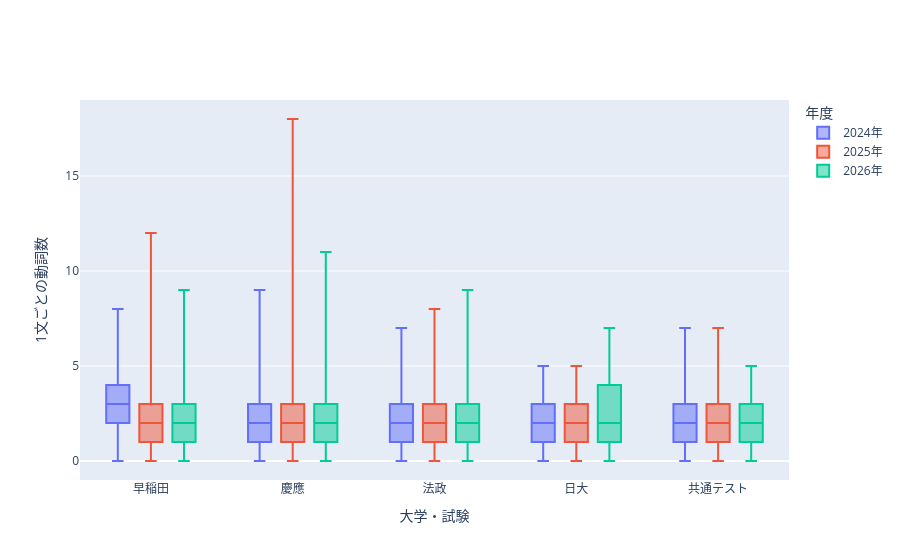

Write notebook code for a chart like this one.
### Code cell
import plotly.graph_objects as go

# Compute the minimum, quartiles, and maximum for each university and year.
label_name = {"housei": "法政", "keio": "慶應", "kyotu": "共通テスト",
              "nitidai": "日大", "waseda": "早稲田"}
box_stats = (
    df_kakomon.groupby(["univ_name", "year"])["verb_count"]
    .agg(
        minimum="min",
        q1=lambda values: values.quantile(0.25),
        median="median",
        q3=lambda values: values.quantile(0.75),
        maximum="max",
    )
    .reset_index()
)

fig = go.Figure()
for year in sorted(box_stats["year"].unique()):
    stats = box_stats[box_stats["year"] == year]
    fig.add_trace(go.Box(
        name=f"{year}年",
        x=stats["univ_name"].map(label_name),
        q1=stats["q1"],
        median=stats["median"],
        q3=stats["q3"],
        lowerfence=stats["minimum"],
        upperfence=stats["maximum"],
        boxpoints=False,
    ))

fig.update_layout(boxmode="group", xaxis_title="大学・試験", yaxis_title="1文ごとの動詞数", legend_title_text="年度")
fig.update_xaxes(
    categoryorder="array",
    categoryarray=["早稲田", "慶應", "法政", "日大", "共通テスト"],
)
fig.show()

### Figure 1 — Plotly figure (JSON) as saved in the notebook; plotly's stock layout.template omitted (floating-point values rounded to 4 significant figures)
{"data": [{"boxpoints": false, "lowerfence": [0, 0, 0, 0, 0], "median": [2.0, 2.0, 2.0, 2.0, 3.0], "name": "2024年", "q1": [1.0, 1.0, 1.0, 1.0, 2.0], "q3": [3.0, 3.0, 3.0, 3.0, 4.0], "type": "box", "upperfence": [7, 9, 7, 5, 8], "x": ["法政", "慶應", "共通テスト", "日大", "早稲田"]}, {"boxpoints": false, "lowerfence": [0, 0, 0, 0, 0], "median": [2.0, 2.0, 2.0, 2.0, 2.0], "name": "2025年", "q1": [1.0, 1.0, 1.0, 1.0, 1.0], "q3": [3.0, 3.0, 3.0, 3.0, 3.0], "type": "box", "upperfence": [8, 18, 7, 5, 12], "x": ["法政", "慶應", "共通テスト", "日大", "早稲田"]}, {"boxpoints": false, "lowerfence": [0, 0, 0, 0, 0], "median": [2.0, 2.0, 2.0, 2.0, 2.0], "name": "2026年", "q1": [1.0, 1.0, 1.0, 1.0, 1.0], "q3": [3.0, 3.0, 3.0, 4.0, 3.0], "type": "box", "upperfence": [9, 11, 5, 7, 9], "x": ["法政", "慶應", "共通テスト", "日大", "早稲田"]}], "layout": {"boxmode": "group", "legend": {"title": {"text": "年度"}}, "xaxis": {"categoryarray": ["早稲田", "慶應", "法政", "日大", "共通テスト"], "categoryorder": "array", "title": {"text": "大学・試験"}}, "yaxis": {"title": {"text": "1文ごとの動詞数"}}}}
